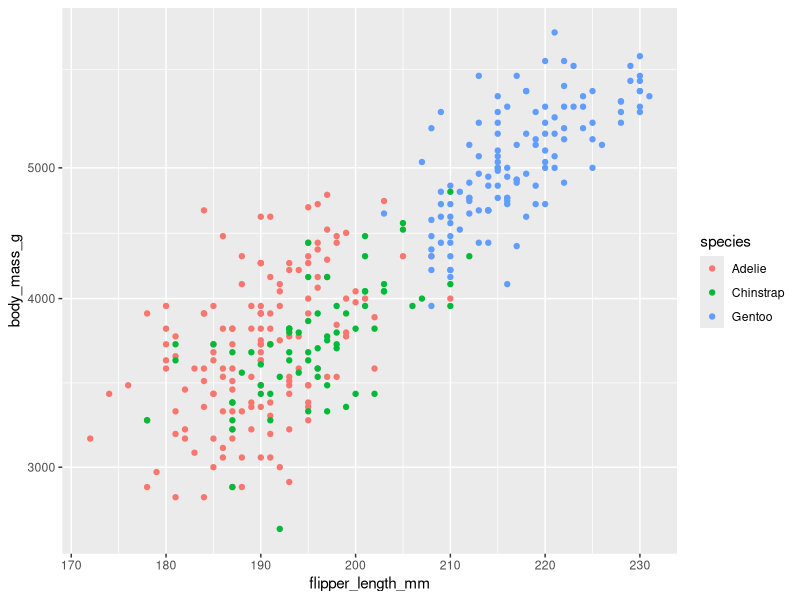
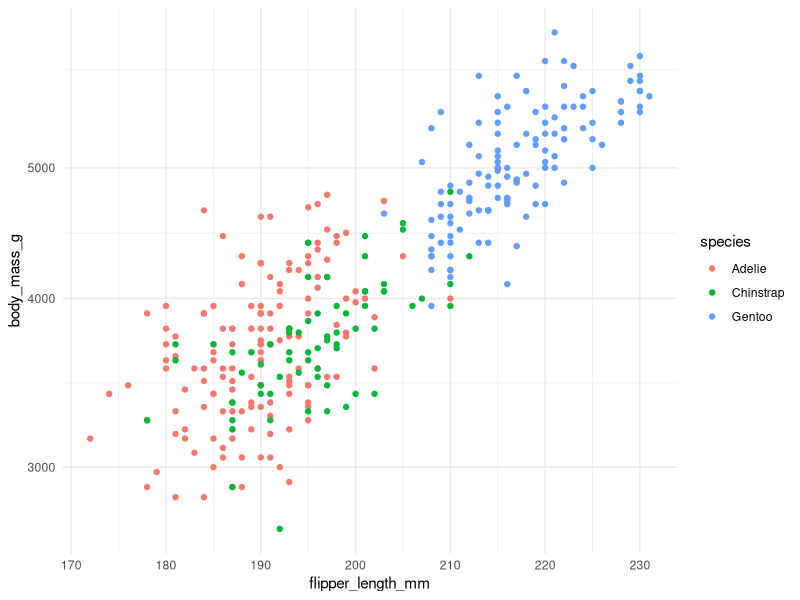

These charts were generated, in order, by the following R code:

            library(ggplot2)
            library(palmerpenguins)
            built_answer <- tryCatch(
                {
                    set.seed(42)
                    ggplot(penguins, aes(x = flipper_length_mm, y = body_mass_g, colour = species)) + geom_point() + scale_y_log10()
                    suppressWarnings(
                        if (!file.exists("/sandbox/figures/body-mass_flipper-length_scatter_log_scale_answer.png")) {
                            ggsave(
                                width = 3,
                                height = 3,
                                "/sandbox/figures/body-mass_flipper-length_scatter_log_scale_answer.png"
                            )
                        }
                    )
                    suppressWarnings(
                        ggplot_build(last_plot())
                    )
                },
                error = function(e) {
                    'ERROR'
                }
            )
            built_submission <- tryCatch(
                {
                    set.seed(42)
                    ggplot(penguins, aes(x = flipper_length_mm, y = body_mass_g, color = species)) +

  geom_point() +

  scale_y_log10() +

  theme_minimal()
                    suppressWarnings(
                        ggsave(
                            width = 3,
                            height = 3,
                            "figures/body-mass_flipper-length_scatter_log_scale_submission_phi4mini.png"
                        )
                    )
                    suppressWarnings(
                        ggplot_build(last_plot())
                    )
                },
                error = function(e) {
                    'ERROR'
                }
            )
            cat(isTRUE(all.equal(built_answer, built_submission)))
        
